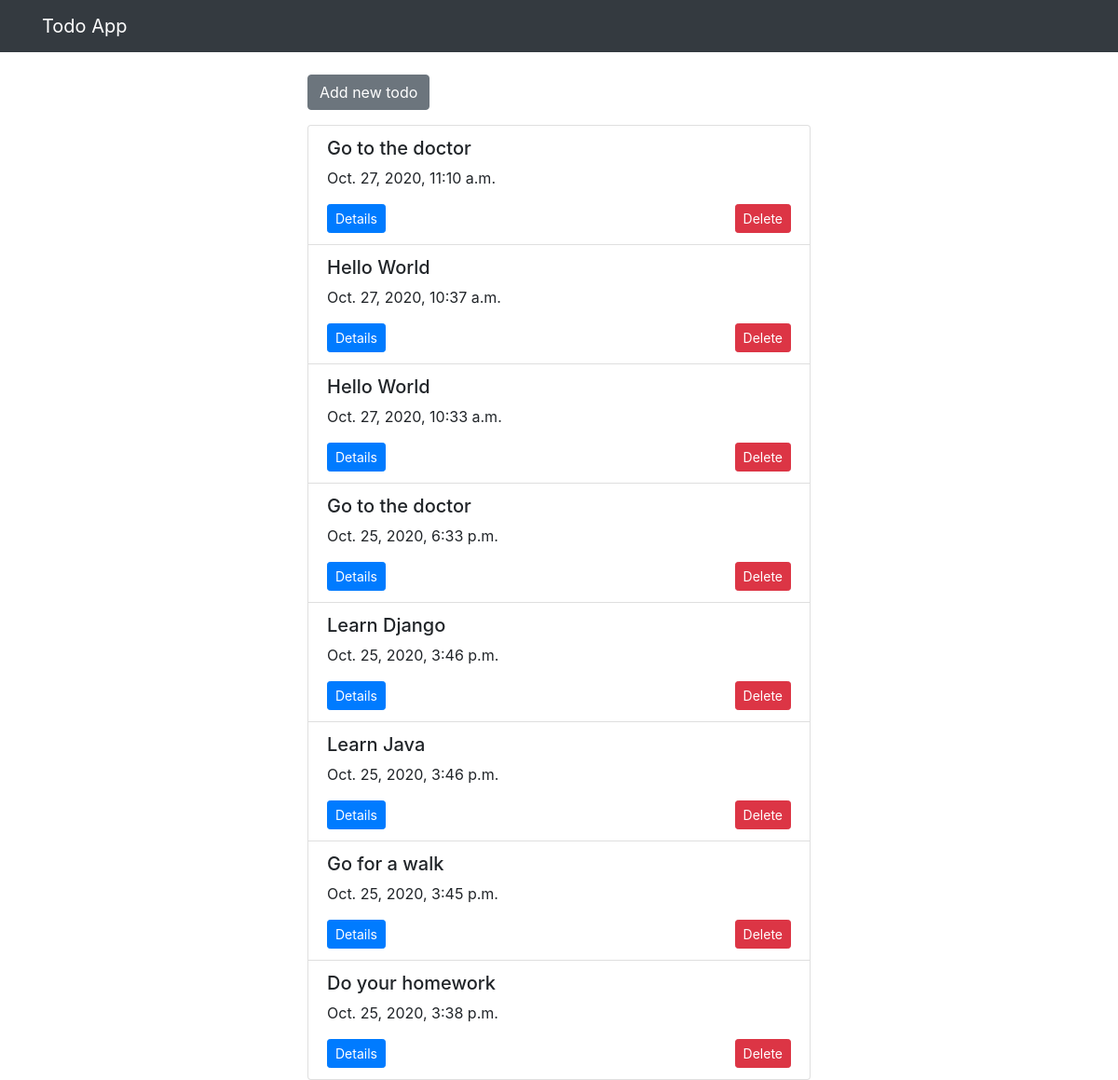
Page /todos/ on the earlier database version.
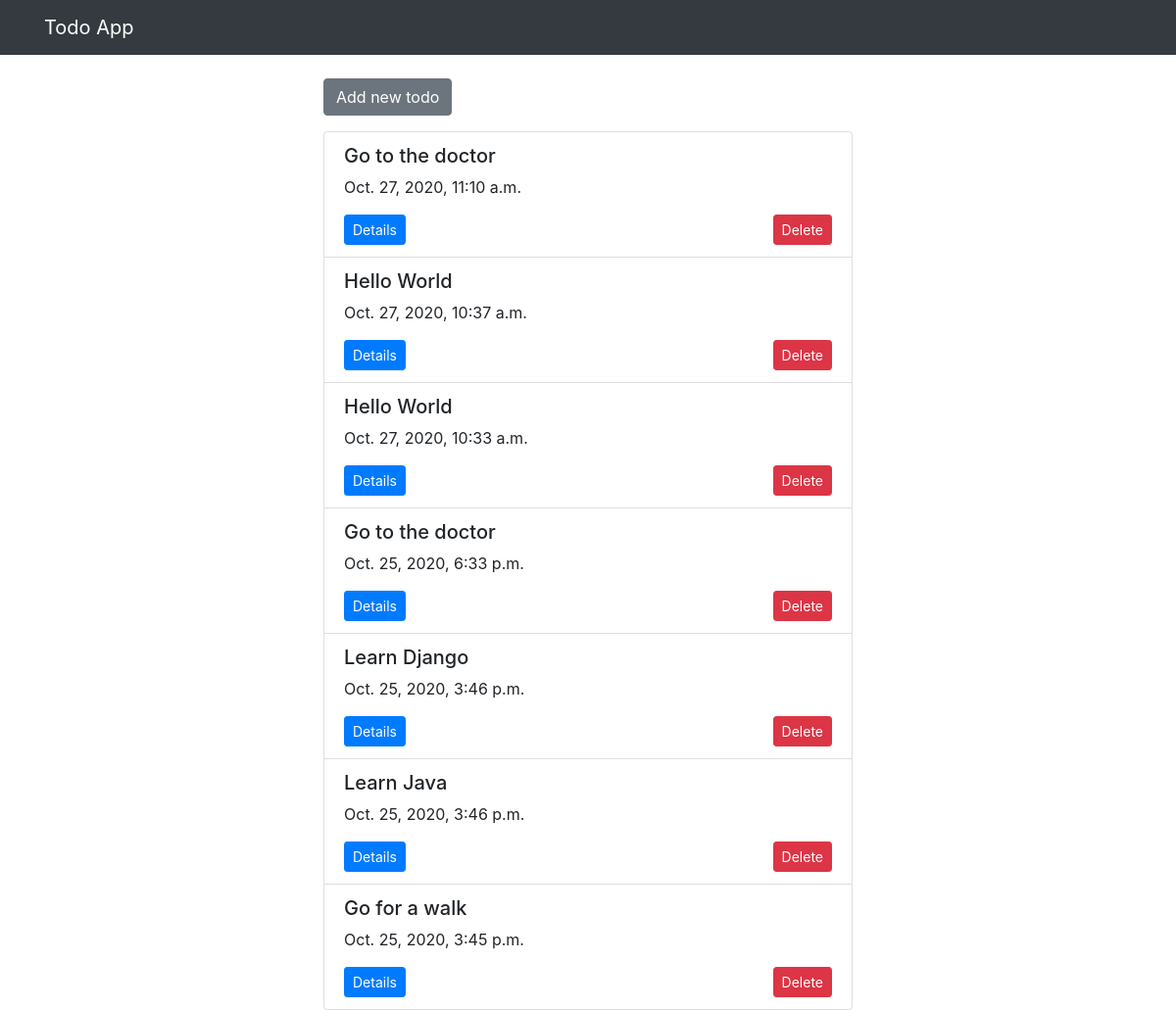
Same page on the later database version.
### todolist/models.py (models this page shows, shortened)
class TodoItem(models.Model):
  todo_text = models.CharField(max_length=200)
  todo_status = models.BooleanField(default=False)
  pub_date = models.DateTimeField('date published')

### todolist/views.py (the view)
# urls.py: path('', views.IndexView.as_view(), name="index"),
class IndexView(generic.ListView):
    template_name = 'todolist/index.html'
    context_object_name = 'todo_items_list'
    def get_queryset(self):
        return TodoItem.objects.order_by('-pub_date')

### templates/todolist/index.html
{% extends 'base.html' %}
{% block content %}
<a href="{% url 'todolist:add_todo' %}">
  <div class="btn btn-secondary mb-3">
    Add new todo
  </div>
</a>
{% if todo_items_list %}
  <ul class="list-group">
  {% for todo in todo_items_list %}
    <li class="list-group-item">
      <h5 class="h5">{{ todo.todo_text }}</h5>
      <p>{{ todo.pub_date }}</p>
      <a href="{% url 'todolist:show_todo' todo.id %}">
        <div class="btn btn-primary btn-sm">Details</div>
      </a>
      <a href="{% url 'todolist:delete_todo' todo.id %}">
        <div class="btn btn-danger btn-sm float-right">Delete</div>
      </a>
    </li>
  {% endfor %}
  </ul>
{% else %}
  <p>No todos available</p>
{% endif %}
{% endblock %}

### templates/base.html (shortened to what this page needs)
<!DOCTYPE html>
<html lang="en">
<head>
  <link rel="stylesheet" href="https://cdn.jsdelivr.net/npm/bootstrap@4.5.3/dist/css/bootstrap.min.css">
</head>
<body>
{% include 'partials/header.html' %}
<main class="mt-4">
  <div class="container">
    <div class="row">
      <div class="col-md-6 m-auto">
        {% block content %}
        {% endblock %}
      </div>
    </div>
  </div>
</main>
</body>
</html>

### templates/partials/header.html
<nav class="navbar navbar-dark bg-dark">
  <div class="container">
    <a class="navbar-brand" href="/todos">Todo App</a>
  </div>
</nav>

Differences in the rows shown:
removed TodoItem: todo_text "Do your homework", pub_date "Oct. 25, 2020, 3:38 p.m."
